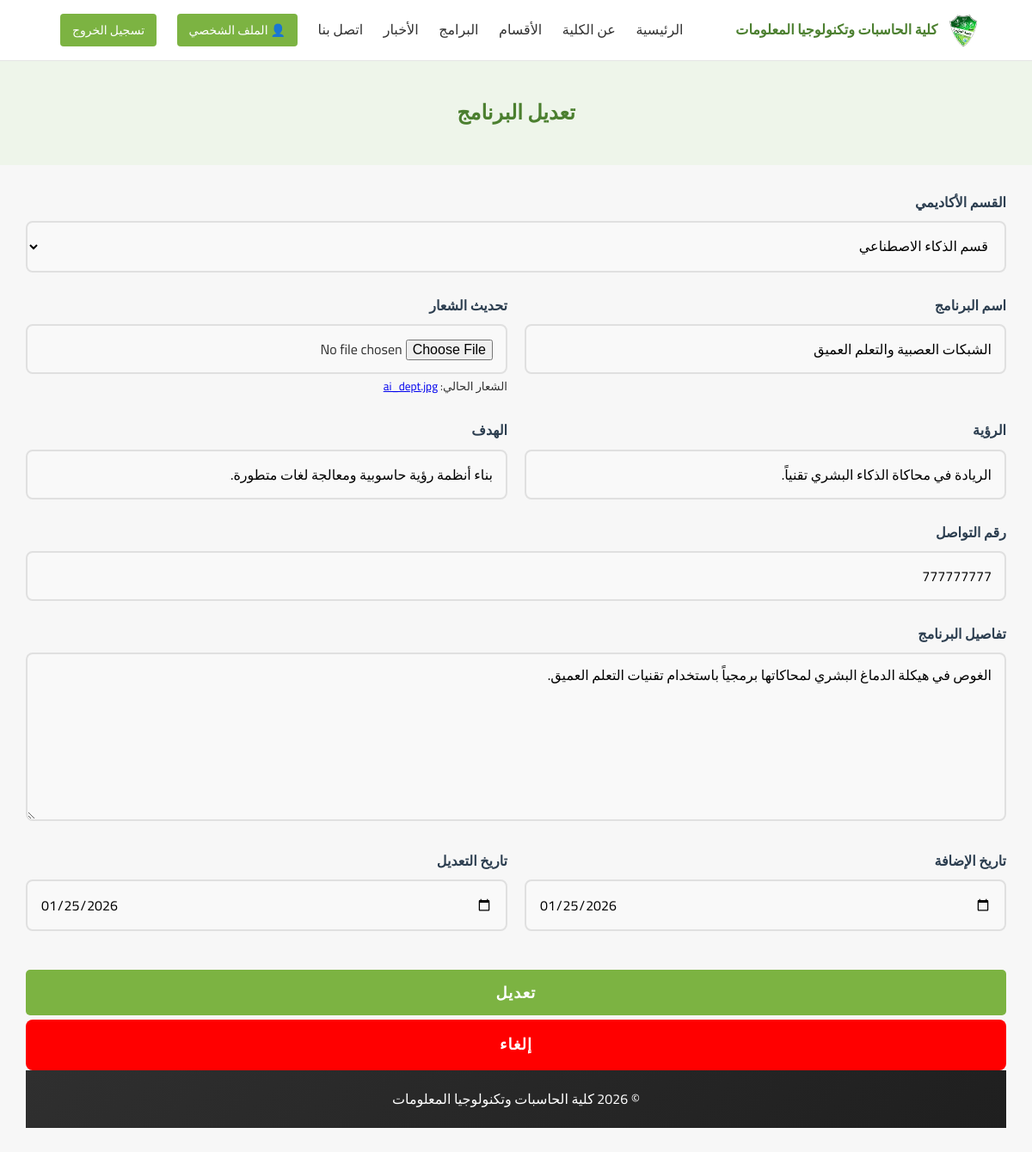
/updateprogrames.php?id=28&edit=update (signed in), run on the app's committed database.
### tables this page shows
CREATE TABLE `program` (
  `id_program` int(20) NOT NULL,
  `name_program` varchar(200) NOT NULL,
  `image` varchar(255) NOT NULL,
  `text_program` varchar(5000) NOT NULL,
  `son` varchar(4000) NOT NULL,
  `goal` varchar(1000) NOT NULL,
  `phone` int(14) NOT NULL,
  `date_add` date NOT NULL,
  `date_up` date NOT NULL,
  `department_id` int(11) DEFAULT NULL
);

### updateprogrames.php (the view, shortened to what this page needs)
<!DOCTYPE html>
<html lang="ar" dir="rtl">
<head>
    <link rel="stylesheet" href="style.css">
</head>
<body>
    <header class="header">
        <div class="container">
            <div class="logo">
                <img src="images/logo.png">
                <span>كلية الحاسبات وتكنولوجيا المعلومات</span>
            </div>
            <nav class="nav">
                <a href="index.php">الرئيسية</a>
                <a href="about.php">عن الكلية</a>
                <a href="department.php">الأقسام</a>
                <a href="programesA.php">البرامج</a>
                <a href="news.php">الأخبار</a>
                <a href="contact.php">اتصل بنا</a>
                <?php if (isset($_SESSION['user_id'])): ?>
                    <a href="profile.php" class="login-link">👤 الملف الشخصي</a>
                    <a href="logout.php" class="login-link">تسجيل الخروج</a>
                <?php else: ?>
                    <a href="login.php" class="login-link">تسجيل الدخول</a>
                <?php endif; ?>
            </nav>
        </div>
    </header>
    <body>
        <section class="page-title">
            <h1>تعديل البرنامج</h1>
        </section>
        <?php
        include('contact.php');
        $name1 = $details1 = $date1 = $date_up1 = "";
        if (isset($_GET['edit'])) {
            $id = (int)$_GET['id'];
            $sql = "select * from program where id_program=" . $id;
            $r = mysqli_query($con, $sql);
            if ($row = mysqli_fetch_assoc($r)) {
                $name1    = $row["name_program"];
                $details1_val = $row["text_program"];
                $vision1  = $row["son"];
                $goal1    = $row["goal"];
                $phone1   = $row["phone"];
                $date1    = $row["date_add"];
                $date_up1 = $row["date_up"];
                $dept_id1 = $row["department_id"];
                $image1   = $row["image"];
            }
        }
        ?>
        <div class="form-container">
            <form action="updateprogrames.php" method="post" enctype="multipart/form-data" autocomplete="off">
                <div class="form-group">
                    <label for="department_id" class="required">القسم الأكاديمي</label>
                    <select id="department_id" name="department_id" class="form-control" required>
                        <?php
                        $dept_sql = "SELECT id_Academic, name FROM academic ORDER BY name ASC";
                        $dept_result = mysqli_query($con, $dept_sql);
                        while ($dept = mysqli_fetch_assoc($dept_result)) {
                            $selected = ($dept['id_Academic'] == $dept_id1) ? 'selected' : '';
                            echo "<option value='" . $dept['id_Academic'] . "' $selected>" . htmlspecialchars($dept['name']) . "</option>";
                        }
                        ?>
                    </select>
                </div>
                <div class="form-row">
                    <div class="form-group">
                        <label for="name" class="required">اسم البرنامج</label>
                        <input type="text" id="name" name="name" class="form-control"
                            value="<?php echo htmlspecialchars($name1); ?>" required>
                    </div>
                    <div class="form-group">
                        <label for="image">تحديث الشعار</label>
                        <input type="file" id="image" name="image" class="form-control" accept="image/*">
                        <?php if (!empty($image1)): ?>
                            <small>الشعار الحالي: <a href="uploads/<?php echo $image1; ?>" target="_blank"><?php echo $image1; ?></a></small>
                        <?php endif; ?>
                    </div>
                </div>
                <div class="form-row">
                    <div class="form-group">
                        <label for="son" class="required">الرؤية</label>
                        <input type="text" id="son" name="son" class="form-control"
                            value="<?php echo htmlspecialchars($vision1); ?>" required>
                    </div>
                    <div class="form-group">
                        <label for="goal" class="required">الهدف</label>
                        <input type="text" id="goal" name="goal" class="form-control"
                            value="<?php echo htmlspecialchars($goal1); ?>" required>
                    </div>
                </div>
                <div class="form-group">
                    <label for="phone" class="required">رقم التواصل</label>
                    <input type="text" id="phone" name="phone" class="form-control"
                        value="<?php echo htmlspecialchars($phone1); ?>" required>
                </div>
                <div class="form-group">
                    <label for="details" class="required">تفاصيل البرنامج</label>
                    <textarea id="details" name="details" rows="7" class="form-control" required><?php echo htmlspecialchars($details1_val ?? ''); ?></textarea>
                </div>
                <div class="form-row">
                    <div class="form-group">
                        <label for="date_add" class="required">تاريخ الإضافة</label>
                        <input type="date" id="date_add" name="date_add" class="form-control"
                            value="<?php echo htmlspecialchars($date1); ?>" required>
                    </div>
                    <div class="form-group">
                        <label for="date_up">تاريخ التعديل</label>
                        <input type="date" id="date_up" name="date_up" class="form-control"
                            value="<?php echo htmlspecialchars($date_up1); ?>">
                    </div>
                </div>
                <input type="submit" name="update" class="submit-btn" value="تعديل">
                <div class="ll ">
                    <a href="programesA.php" class=" yu"> إلغاء </a>
                </div>
            </form>
    </body>
    <footer class="footer">
        <p>© 2026 كلية الحاسبات وتكنولوجيا المعلومات</p>
    </footer>
</html>

### style.css (style rules this page uses)
* { margin: 0; padding: 0; box-sizing: border-box; font-family: 'Cairo', sans-serif; }
body { background: #f7f7f7; color: #333; line-height: 1.7; }
.container { width: 90%; max-width: 1200px; margin: auto; }
.header { background: #fff; border-bottom: 1px solid #e5e5e5; position: sticky; top: 0; z-index: 1000; }
.header .container { display: flex; justify-content: space-between; align-items: center; padding: 15px 0; }
.logo { display: flex; align-items: center; gap: 10px; font-weight: 700; color: #4b7f2f; }
.logo img { width: 40px; }
.nav a { margin: 0 10px; text-decoration: none; color: #333; font-weight: 500; transition: color 0.3s; }
.login-link { background: #7cb342; color: #fff !important; padding: 6px 14px; border-radius: 4px; font-size: 14px; transition: all 0.3s; }
.btn, .submit-btn { background: #7cb342; color: #fff; padding: 10px 25px; border-radius: 5px; border: none; cursor: pointer; text-decoration: none; transition: all 0.3s; }
section { padding: 60px 0; }
.page-title { background: #eef5ea; padding: 40px 0; text-align: center; color: #4b7f2f; }
.footer { background: linear-gradient(135deg, #2f2f2f, #1f1f1f); color: #fff; text-align: center; padding: 20px 0; }

### updateprogrames.php (style rules this page uses)
.page-title { background: #eef5ea; padding: 40px 0; text-align: center; color: #4b7f2f; }
.form-container { padding: 30px; }
.form-group { margin-bottom: 25px; position: relative; }
.form-group label { display: block; margin-bottom: 8px; font-weight: 600; color: #2c3e50; font-size: 16px; }
.form-control { width: 100%; padding: 12px 15px; border: 2px solid #e0e0e0; border-radius: 8px; font-size: 16px; transition: all 0.3s; background-color: #f9f9f9; }
textarea.form-control { min-height: 120px; resize: vertical; line-height: 1.5; }
.submit-btn { background: linear-gradient(135deg, #27ae60, #2ecc71); color: white; border: none; padding: 14px 30px; font-size: 18px; font-weight: 600; border-radius: 8px; cursor: pointer; transition: all 0.3s; display: block; width: 100%; margin-top: 20px; letter-spacing: 1px; text-decoration: none; }
.form-row { display: grid; grid-template-columns: 1fr 1fr; gap: 20px; }
.ll { text-align: center; }
.yu { background-color: red; color: white; border: none; padding: 14px 30px; font-size: 18px; font-weight: 600; border-radius: 8px; cursor: pointer; transition: all 0.3s; display: block; width: 100%; margin-top: 5px; letter-spacing: 1px; text-decoration: none; }

### data on the page
program: name "الشبكات العصبية والتعلم العميق", image "ai_dept.jpg", son "الريادة في محاكاة الذكاء البشري تقنياً.", goal "بناء أنظمة رؤية حاسوبية ومعالجة لغات متطورة.", phone "777777777", details "الغوص في هيكلة الدماغ البشري لمحاكاتها برمجياً باستخدام تقنيات التعلم العميق.", date_add "01/25/2026", date_up "01/25/2026"

### other printed values
form field department_id "قسم الذكاء الاصطناعي"
